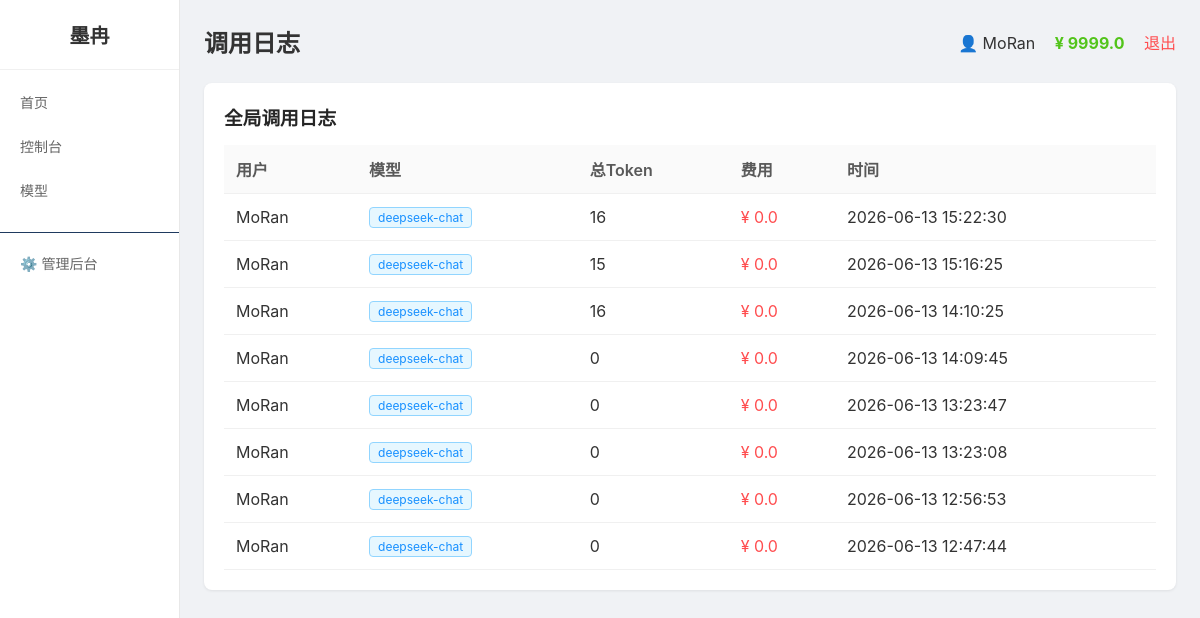
The page /admin/logs (signed in) on the database its author committed.
### tables this page shows
CREATE TABLE users
                 (id INTEGER PRIMARY KEY AUTOINCREMENT,
                  username TEXT UNIQUE NOT NULL,
                  password TEXT NOT NULL,
                  balance REAL DEFAULT 0,
                  is_admin INTEGER DEFAULT 0,
                  status INTEGER DEFAULT 1,
                  created_at TEXT);

CREATE TABLE logs
                 (id INTEGER PRIMARY KEY AUTOINCREMENT,
                  user_id INTEGER,
                  model TEXT,
                  prompt_tokens INTEGER DEFAULT 0,
                  completion_tokens INTEGER DEFAULT 0,
                  cost REAL DEFAULT 0,
                  created_at TEXT);

### app.py (the view)
@app.route('/admin/logs')
@login_required
@admin_required
def admin_logs():
    user = get_user()
    conn = get_db()
    if USE_POSTGRES:
        logs = fetch_all(conn, """
            SELECT logs.*, users.username
            FROM logs LEFT JOIN users ON logs.user_id = users.id
            ORDER BY logs.id DESC LIMIT 100
        """)
    else:
        logs = fetch_all(conn, """
            SELECT logs.*, users.username
            FROM logs LEFT JOIN users ON logs.user_id = users.id
            ORDER BY logs.id DESC LIMIT 100
        """)
    conn.close()
    return render_template('admin_logs.html',
                           page_title='调用日志',
                           user=user,
                           menu_items=MENU_ITEMS,
                           active_menu='admin',
                           logs=logs)

### app.py (called while the page is built)
def get_db():
    if USE_POSTGRES:
        if not PSYCOPG2_AVAILABLE:
            raise RuntimeError("PostgreSQL 数据库需要 psycopg2 库，请安装: pip install psycopg2-binary")
        conn = psycopg2.connect(DATABASE_URL)
        conn.autocommit = False
        return conn
    else:
        import sqlite3
        db_path = os.environ.get('DATABASE_PATH', os.path.join(os.path.dirname(os.path.abspath(__file__)), 'platform.db'))
        conn = sqlite3.connect(db_path)
        conn.row_factory = sqlite3.Row
        return conn

def get_user():
    if 'user_id' not in session:
        return None
    conn = get_db()
    if USE_POSTGRES:
        cursor = conn.cursor(cursor_factory=RealDictCursor)
        cursor.execute("SELECT * FROM users WHERE id = %s", (session['user_id'],))
        user = cursor.fetchone()
        cursor.close()
    else:
        cursor = conn.cursor()
        cursor.execute("SELECT * FROM users WHERE id = ?", (session['user_id'],))
        row = cursor.fetchone()
        cursor.close()
        if row:
            columns = [desc[0] for desc in cursor.description]
            user = dict(zip(columns, row))
        else:
            user = None
    conn.close()
    return user

def login_required(f):
    @wraps(f)
    def decorated_function(*args, **kwargs):
        if 'user_id' not in session:
            return redirect('/login')
        return f(*args, **kwargs)
    return decorated_function

def admin_required(f):
    @wraps(f)
    def decorated_function(*args, **kwargs):
        if session.get('is_admin', 0) != 1:
            abort(403)
        return f(*args, **kwargs)
    return decorated_function

def fetch_all(conn, query, params=None):
    if USE_POSTGRES:
        cursor = conn.cursor(cursor_factory=RealDictCursor)
        cursor.execute(query, params or ())
        results = cursor.fetchall()
        cursor.close()
        return results
    else:
        cursor = conn.cursor()
        cursor.execute(query, params or ())
        rows = cursor.fetchall()
        columns = [desc[0] for desc in cursor.description]
        results = [dict(zip(columns, row)) for row in rows]
        cursor.close()
        return results

### templates/admin_logs.html (shortened to what this page needs)
{% extends "base.html" %}
{% block content %}
<div class="card">
    <h3>全局调用日志</h3>
    <table>
        <tr><th>用户</th><th>模型</th><th>总Token</th><th>费用</th><th>时间</th></tr>
        {% if logs %}
        {% for log in logs %}
        <tr>
            <td>{{ log.username or '未知' }}</td>
            <td><span class="tag tag-blue">{{ log.model }}</span></td>
            <td>{{ log.prompt_tokens + log.completion_tokens }}</td>
            <td style="color:#ff4d4f">¥ {{ log.cost|round(4) }}</td>
            <td>{{ log.created_at }}</td>
        </tr>
        {% endfor %}
        {% else %}
        <tr><td colspan="5" style="text-align:center;color:#8c8c8c;padding:30px">暂无记录</td></tr>
        {% endif %}
    </table>
</div>
{% endblock %}

### templates/base.html (shortened to what this page needs)
<!DOCTYPE html>
<html>
<head>
</head>
<body>
    <div class="layout">
        <div class="sidebar">
            <h2>墨冉</h2>
            {% for key, name, url in menu_items %}
                <a href="{{ url }}" class="menu-item {{ 'active' if active_menu == key else '' }}">{{ name }}</a>
            {% endfor %}
            {% if user and user.is_admin %}
                <a href="/admin" class="menu-item" style="margin-top:20px;border-top:1px solid #1f3a5f;padding-top:20px">⚙️ 管理后台</a>
            {% endif %}
        </div>
        <div class="main">
            <div class="header">
                <h2>{{ page_title }}</h2>
                <div>
                    <span>👤 {{ user.username if user else '未登录' }}</span>
                <span style="margin-left:15px;color:#52c41a;font-weight:bold">¥ {{ (user.balance|round(2)) if user else 0 }}</span>
                    <a href="/logout" class="logout">退出</a>
                </div>
            </div>
            {% block content %}{% endblock %}
        </div>
    </div>
</body>
</html>

### templates/base.html (style rules this page uses)
* { margin:0;padding:0;box-sizing:border-box }
body { font-family:-apple-system,BlinkMacSystemFont,'Segoe UI',Roboto,sans-serif;background:#f0f2f5;min-height:100vh;color:#333 }
.layout { display:flex;min-height:100vh }
.sidebar { width:180px;background:#ffffff;border-right:1px solid #e8e8e8;padding:20px 0;flex-shrink:0 }
.sidebar h2 { text-align:center;padding:0 20px 20px;border-bottom:1px solid #f0f0f0;margin-bottom:10px;color:#333;font-size:20px }
.menu-item { display:block;padding:12px 20px;color:#666;text-decoration:none;transition:all 0.2s;font-size:14px }
.main { flex:1;padding:24px;overflow-y:auto }
.header { display:flex;justify-content:space-between;align-items:center;margin-bottom:24px }
.card { background:white;border-radius:8px;padding:20px;box-shadow:0 1px 3px rgba(0,0,0,0.08);margin-bottom:20px }
.card h3 { margin-bottom:15px;color:#262626 }
table { width:100%;border-collapse:collapse }
th,td { padding:12px;text-align:left;border-bottom:1px solid #f0f0f0 }
th { background:#fafafa;font-weight:600;color:#595959 }
.tag { display:inline-block;padding:2px 8px;border-radius:4px;font-size:12px }
.tag-blue { background:#e6f7ff;color:#1890ff;border:1px solid #91d5ff }
.logout { color:#ff4d4f;text-decoration:none;margin-left:15px }

### rows shown on the page
users: username "MoRan", balance "9999.0"
logs: username "MoRan", model "deepseek-chat", log.prompt_tokens+log.completion_tokens "16", cost "0.0", created_at "2026-06-13 15:22:30"
logs: username "MoRan", model "deepseek-chat", log.prompt_tokens+log.completion_tokens "15", cost "0.0", created_at "2026-06-13 15:16:25"
logs: username "MoRan", model "deepseek-chat", log.prompt_tokens+log.completion_tokens "16", cost "0.0", created_at "2026-06-13 14:10:25"
logs: username "MoRan", model "deepseek-chat", log.prompt_tokens+log.completion_tokens "0", cost "0.0", created_at "2026-06-13 14:09:45"
logs: username "MoRan", model "deepseek-chat", log.prompt_tokens+log.completion_tokens "0", cost "0.0", created_at "2026-06-13 13:23:47"
logs: username "MoRan", model "deepseek-chat", log.prompt_tokens+log.completion_tokens "0", cost "0.0", created_at "2026-06-13 13:23:08"
logs: username "MoRan", model "deepseek-chat", log.prompt_tokens+log.completion_tokens "0", cost "0.0", created_at "2026-06-13 12:56:53"
logs: username "MoRan", model "deepseek-chat", log.prompt_tokens+log.completion_tokens "0", cost "0.0", created_at "2026-06-13 12:47:44"

### other values the page prints
{{ name }} "首页" "控制台" "模型"
{{ page_title }} "调用日志"
